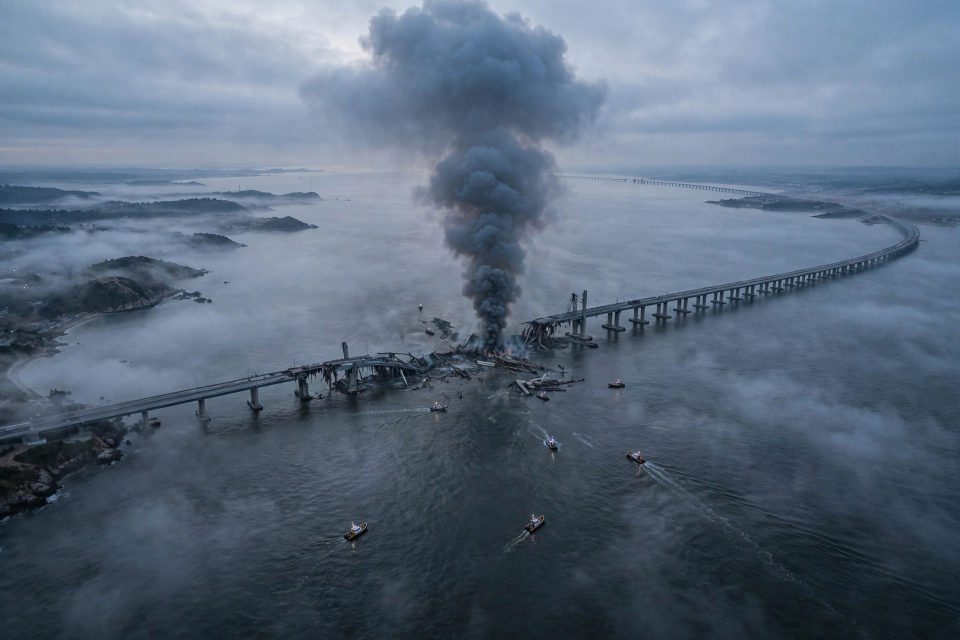
#> input picture assets/media-generation-panel-bridge-0-e42c48fb-8c66-4f75-9373-5798679125b5.png, 1920 x 1280 px (shown at 1/2 size)
$ python compose.py
#> lines starting #> are read from the running program, lines starting #| are printed output that depends on the picture
#!/usr/bin/env python3
"""Compose the entry image for news-image-20261117.

Builds a 1024x1024 newspaper front page ("THE WORLD IN ONE DAY",
Tuesday 17 November 2026) from four photo panels in assets/ plus text
drawn with PIL/DejaVu. Run: python3 compose.py -> writes entry.png.
"""
import os
from PIL import Image, ImageDraw, ImageFont

HERE = os.path.dirname(os.path.abspath(__file__))
ASSETS = os.path.join(HERE, "assets")
W, H = 1024, 1024
CREAM = (245, 238, 222)
INK = (18, 18, 18)
RULE = (40, 40, 40)
RED = (150, 20, 20)

FONT_DIR = "/usr/share/fonts/truetype/dejavu"


def font(name, size):
    return ImageFont.truetype(os.path.join(FONT_DIR, name), size)


SERIF_B = "DejaVuSerif-Bold.ttf"
SERIF = "DejaVuSerif.ttf"
SANS_B = "DejaVuSans-Bold.ttf"
SANS = "DejaVuSans.ttf"


def fit_crop(im, w, h):
    """Centre-crop image to exactly w x h."""
    iw, ih = im.size
    scale = max(w / iw, h / ih)
    nw, nh = int(iw * scale + 0.5), int(ih * scale + 0.5)
    im = im.resize((nw, nh), Image.LANCZOS)
    x = (nw - w) // 2
    y = (nh - h) // 2
    return im.crop((x, y, x + w, y + h))


def wrap(draw, text, fnt, max_w):
    words = text.split()
    lines, cur = [], ""
    for word in words:
        trial = (cur + " " + word).strip()
        if draw.textlength(trial, font=fnt) <= max_w:
            cur = trial
        else:
            if cur:
                lines.append(cur)
            cur = word
    if cur:
        lines.append(cur)
    return lines


def draw_lines(draw, lines, fnt, x, y, fill, leading=None):
    if leading is None:
        leading = int(fnt.size * 1.22)
    for line in lines:
        draw.text((x, y), line, font=fnt, fill=fill)
        y += leading
    return y


def main():
    img = Image.new("RGB", (W, H), CREAM)
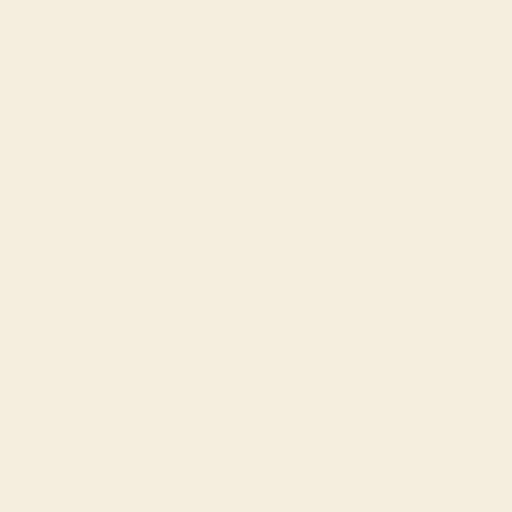
#> img: PIL image 1024x1024 RGB (shown at 1/2 size); mean R, G, B 245, 238, 222
    d = ImageDraw.Draw(img)
    margin = 28
    x0, x1 = margin, W - margin
    y = 0

    # ---- Masthead ----
    y = 12
    mast = font(SERIF_B, 54)
    title = "THE WORLD IN ONE DAY"
    tw = d.textlength(title, font=mast)
#> tw = 781.7
    d.text(((W - tw) / 2, y), title, font=mast, fill=INK)
    y += 62
    d.line([(x0, y), (x1, y)], fill=RULE, width=3)
    y += 6
    date_f = font(SERIF_B, 28)
    date = "TUESDAY 17 NOVEMBER 2026"
    dw = d.textlength(date, font=date_f)
#> dw = 489.4
    d.text(((W - dw) / 2, y), date, font=date_f, fill=RED)
    y += 36
    d.line([(x0, y), (x1, y)], fill=RULE, width=3)
    y += 8

    # ---- Lead photo: Kerch Bridge, full width ----
    lead_h = 185
    bridge = Image.open(os.path.join(ASSETS, "media-generation-panel-bridge-0-e42c48fb-8c66-4f75-9373-5798679125b5.png"))
#> bridge is the input picture: PIL image 1920x1280 RGB; mean R, G, B 88.7, 104.4, 122.8
    img.paste(fit_crop(bridge, W - 2 * margin, lead_h), (margin, y))
#> in fit_crop, `return im.crop((x, y, x + w, y + h))`:
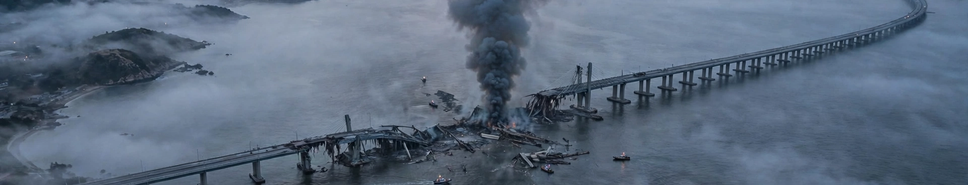
#> returned value: PIL image 968x185 RGB; mean R, G, B 91.4, 106.8, 126.1
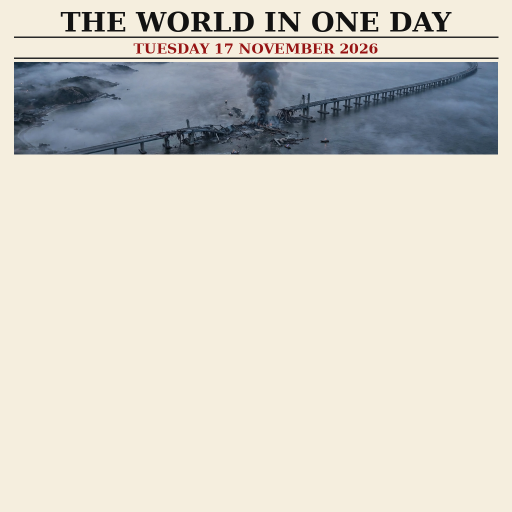
#> img: PIL image 1024x1024 RGB (shown at 1/2 size); mean R, G, B 214.7, 211.2, 201.6
    d.rectangle([margin, y, x1 - 1, y + lead_h - 1], outline=INK, width=2)
    y += lead_h + 8

    # ---- Lead headline + summary ----
    hl_f = font(SERIF_B, 40)
    hl = "UKRAINE HITS KERCH BRIDGE AGAIN"
    hw = d.textlength(hl, font=hl_f)
#> hw = 895.3
    d.text(((W - hw) / 2, y), hl, font=hl_f, fill=INK)
    y += 48
    cap_f = font(SERIF, 20)
    lead_cap = ("Ukraine struck the Kerch Bridge a second day running; Zelenskyy called it an "
                "\u201cunprecedented operation\u201d. Russia says it downed 1,300+ drones and hit Kyiv\u2019s river crossings.")
    y = draw_lines(d, wrap(d, lead_cap, cap_f, W - 2 * margin), cap_f, margin, y, INK, leading=25)
#> y = 415
    y += 4
#> y = 419
    d.line([(x0, y), (x1, y)], fill=RULE, width=2)
    y += 8
#> y = 427

    # ---- 2x2 grid ----
    gap = 16
    cell_w = (W - 2 * margin - gap) // 2
    photo_h = 100
    grid = [
        ("media-generation-panel-hormuz-0-677a93d6-f184-4031-bdad-3b3adc5299f4.png",
         "MINES STRIKE TANKERS IN HORMUZ",
         "Iran says several oil tankers struck mines near the Strait of Hormuz; drones fired at a US radar base in Bahrain were intercepted, Bahrain says, with no casualties."),
        ("media-generation-panel-shenzhen-0-e2c9fe50-fc20-4708-86d9-ae40e4ea5dca.png",
         "XI, TRUMP AND PUTIN TO MEET IN SHENZHEN",
         "China confirmed the first three-way Xi\u2013Trump\u2013Putin meeting, in Shenzhen on Thursday 19 November, on the sidelines of APEC."),
        ("media-generation-panel-chip-0-a622fcab-8836-49ed-b5c2-61a2a8611be4.png",
         "AI CHIP CURBS BITE",
         "Singapore seeks trusted access to advanced AI processors as the US tightens export licensing for advanced chips to South-East Asia."),
        (None,
         "EUROPE PLANS RWANDA \u2018RETURN HUB\u2019",
         "Five European states \u2014 Germany, Denmark, Austria, Greece and the Netherlands \u2014 announced a joint hub in Rwanda for rejected asylum seekers."),
    ]
    sub_hl_f = font(SERIF_B, 21)
    sub_cap_f = font(SERIF, 17)
    row_y = y
#> row_y = 427
    # Headlines wrap to at most 2 lines, captions to at most 3 lines.
    row_h = photo_h + 6 + 2 * 26 + 3 * 20 + 10
    for i, (fname, headline, caption) in enumerate(grid):
        col = i % 2
        row = i // 2
        cx = margin + col * (cell_w + gap)
        cy = row_y + row * row_h
#> cy = 427
        if fname:
            panel = Image.open(os.path.join(ASSETS, fname))
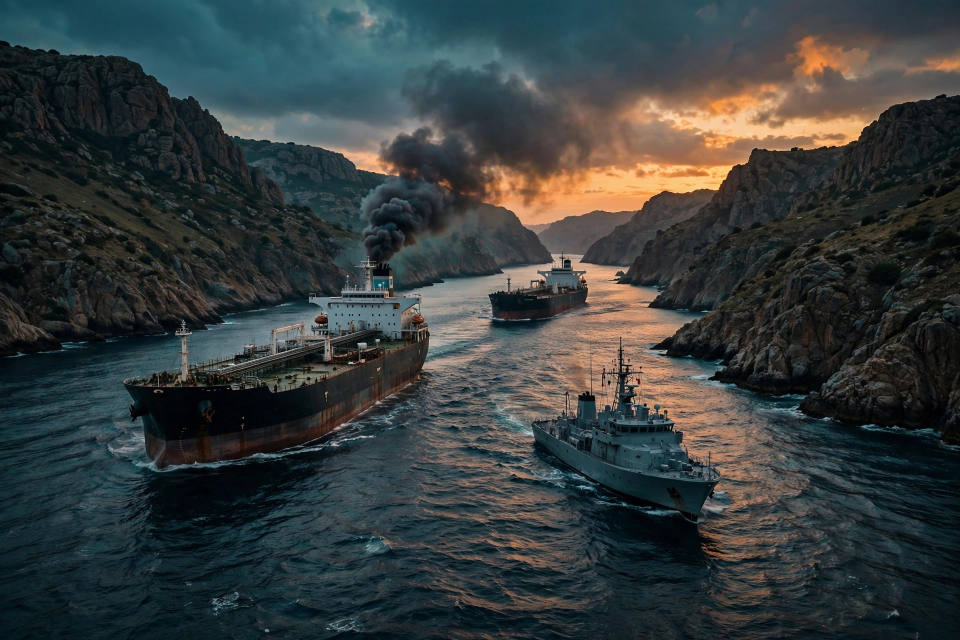
#> input picture assets/media-generation-panel-hormuz-0-677a93d6-f184-4031-bdad-3b3adc5299f4.png, 1920 x 1280 px (shown at 1/2 size)
#> panel is the input picture: PIL image 1920x1280 RGB; mean R, G, B 54.3, 60.7, 60.6
            img.paste(fit_crop(panel, cell_w, photo_h), (cx, cy))
#> call 2 of fit_crop, with w = 476, h = 100
#> in fit_crop (call 2), `return im.crop((x, y, x + w, y + h))`:
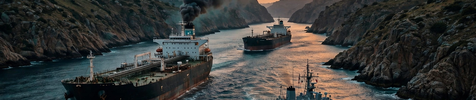
#> returned value: PIL image 476x100 RGB; mean R, G, B 56.6, 58, 56.1
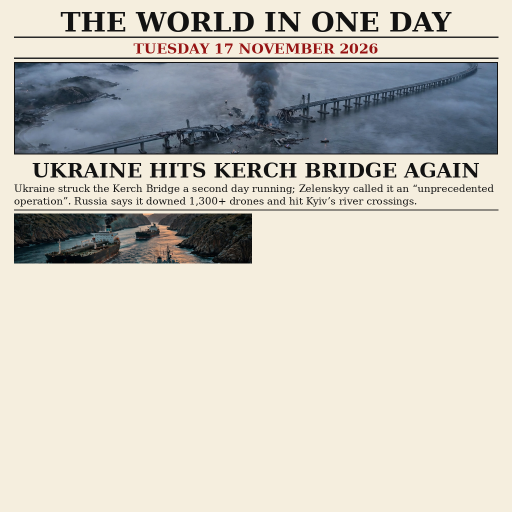
#> img: PIL image 1024x1024 RGB (shown at 1/2 size); mean R, G, B 202, 198.9, 190.1
            d.rectangle([cx, cy, cx + cell_w - 1, cy + photo_h - 1], outline=INK, width=2)
        else:
            # Fourth cell: no photo panel; a plain ruled box with a big "5" marker
            d.rectangle([cx, cy, cx + cell_w - 1, cy + photo_h - 1], outline=INK, width=2, fill=(232, 222, 198))
            big = font(SERIF_B, 60)
            mark = "5"
            mw = d.textlength(mark, font=big)
            d.text((cx + (cell_w - mw) / 2, cy + 14), mark, font=big, fill=RED)
            lab = font(SANS_B, 16)
            lab_t = "EUROPEAN STATES"
            lw = d.textlength(lab_t, font=lab)
            d.text((cx + (cell_w - lw) / 2, cy + photo_h - 28), lab_t, font=lab, fill=INK)
        ty = cy + photo_h + 6
#> ty = 533
        ty = draw_lines(d, wrap(d, headline, sub_hl_f, cell_w), sub_hl_f, cx, ty, INK, leading=26)
#> the loop in draw_lines (call 2), `for line in lines:` made 1 pass
#> y on pass 1: 559
#> ty = 559
        ty += 2
#> ty = 561
        draw_lines(d, wrap(d, caption, sub_cap_f, cell_w), sub_cap_f, cx, ty, INK, leading=20)
#> pass 2 of the loop in main, `for i, (fname, headline, caption) in enumerate(grid):`:
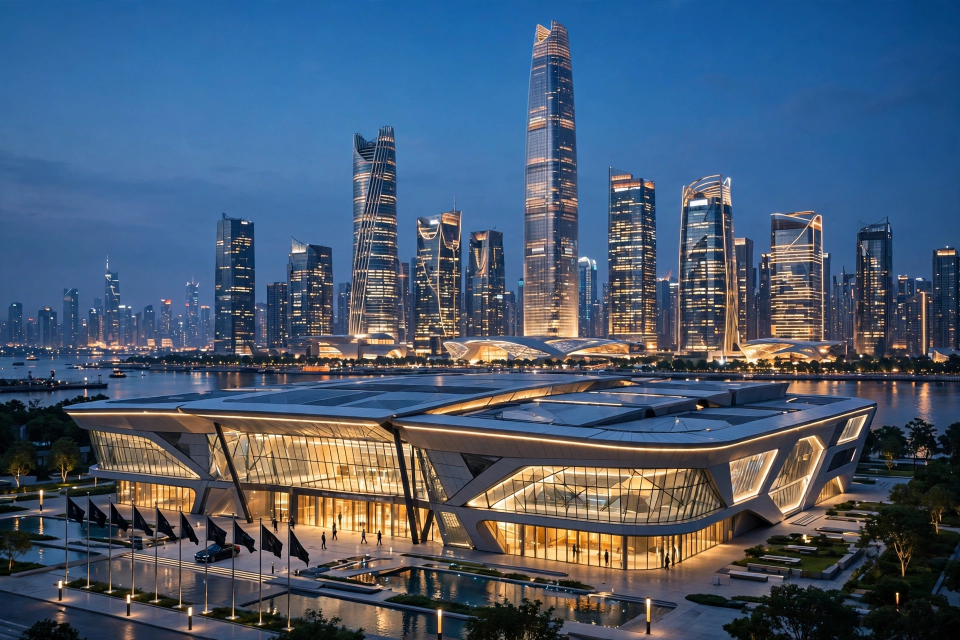
#> input picture assets/media-generation-panel-shenzhen-0-e2c9fe50-fc20-4708-86d9-ae40e4ea5dca.png, 1920 x 1280 px (shown at 1/2 size)
#> in main, panel is the input picture: PIL image 1920x1280 RGB; mean R, G, B 72.3, 90.5, 112.9
#> in fit_crop (call 3), `return im.crop((x, y, x + w, y + h))`:
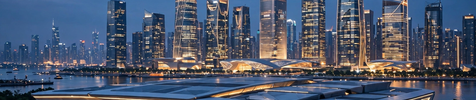
#> returned value: PIL image 476x100 RGB; mean R, G, B 78.1, 88.1, 108.2
#> in main, `img.paste(fit_crop(panel, cell_w, photo_h), (cx, cy))`:
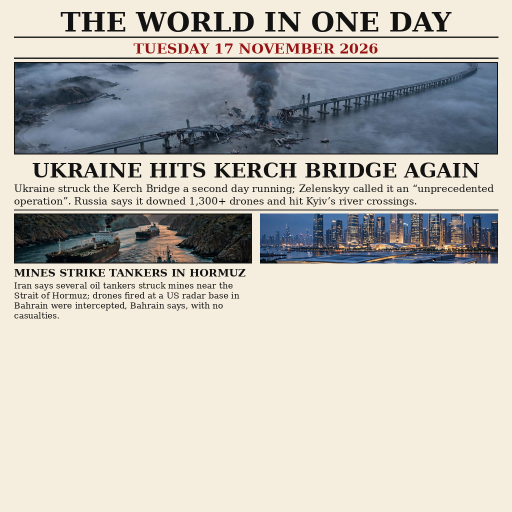
#> img: PIL image 1024x1024 RGB (shown at 1/2 size); mean R, G, B 192.8, 190.5, 183.5
#> in main, `ty = cy + photo_h + 6`: ty = 533
#> in main, `ty = draw_lines(d, wrap(d, headline, sub_hl_f, cell_w), sub_hl_f, cx, ..`: ty = 585
#> in main, `ty += 2`: ty = 587
#> pass 3 of the loop in main, `for i, (fname, headline, caption) in enumerate(grid):`:
#> cy = 655
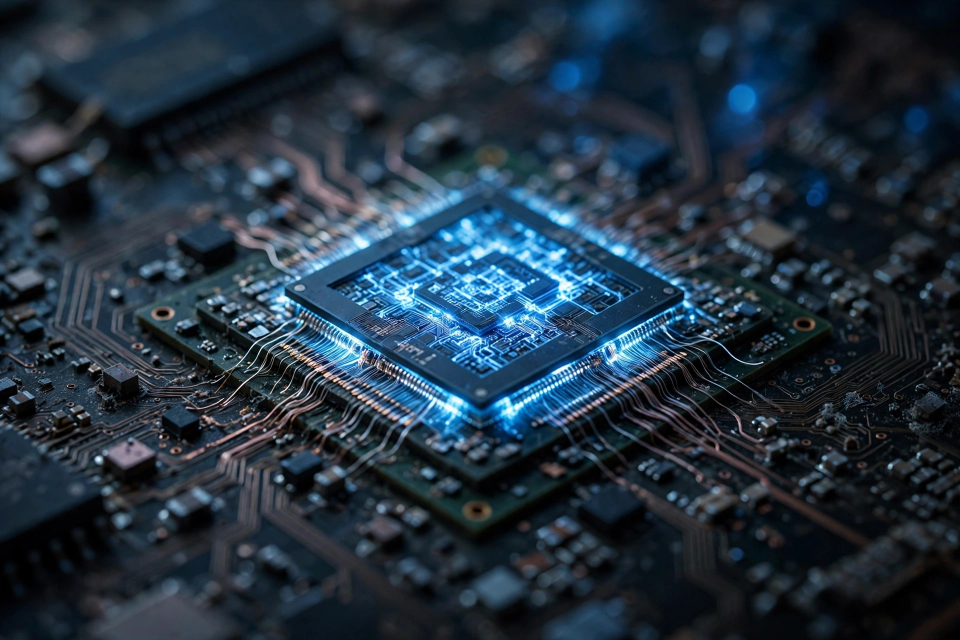
#> input picture assets/media-generation-panel-chip-0-a622fcab-8836-49ed-b5c2-61a2a8611be4.png, 1920 x 1280 px (shown at 1/2 size)
#> in main, panel is the input picture: PIL image 1920x1280 RGB; mean R, G, B 34.8, 51, 64.5
#> in fit_crop (call 4), `return im.crop((x, y, x + w, y + h))`:
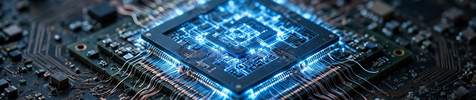
#> returned value: PIL image 476x100 RGB; mean R, G, B 46, 72.2, 92.1
#> in main, `img.paste(fit_crop(panel, cell_w, photo_h), (cx, cy))`:
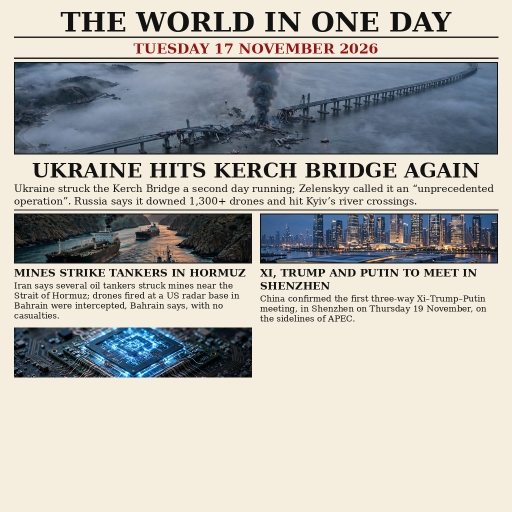
#> img: PIL image 1024x1024 RGB (shown at 1/2 size); mean R, G, B 182.2, 181.4, 176
#> in main, `ty = cy + photo_h + 6`: ty = 761
#> in main, `ty = draw_lines(d, wrap(d, headline, sub_hl_f, cell_w), sub_hl_f, cx, ..`: ty = 787
#> in main, `ty += 2`: ty = 789
#> the loop made 4 passes; the first 3 are shown
    y = row_y + 2 * row_h - 12
#> y = 871
    d.line([(x0, y), (x1, y)], fill=RULE, width=2)
    y += 8
#> y = 879

    # ---- Footer: ALSO TODAY ----
    foot_h = H - y - 12
#> foot_h = 133
    d.rectangle([margin, y, x1 - 1, y + foot_h - 1], fill=INK)
    fx = margin + 14
    fy = y + 8
#> fy = 887
    tag_f = font(SANS_B, 18)
    d.text((fx, fy), "ALSO TODAY:", font=tag_f, fill=(245, 238, 222))
    fy += 24
#> fy = 911
    foot_f = font(SANS, 16)
    items = [
        "Japan scrambled fighter jets after suspected Russian aircraft violated its airspace.",
        "128 states met at the UN in Geneva on a treaty to ban lethal autonomous weapons.",
        "A JPMorgan Chase tech glitch disrupted online banking and Zelle.",
        "Xi and Canada\u2019s PM Mark Carney agreed tariff cuts.",
    ]
    for item in items:
        lines = wrap(d, "\u2022  " + item, foot_f, W - 2 * margin - 28)
        fy = draw_lines(d, lines, foot_f, fx, fy, (235, 228, 210), leading=19)
    out = os.path.join(HERE, "entry.png")
    img.save(out, "PNG", optimize=True)
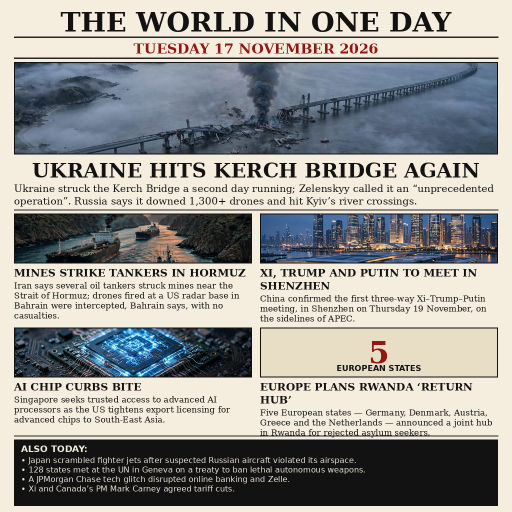
#> saved as entry.png: PIL image 1024x1024 RGB (shown at 1/2 size); mean R, G, B 151.5, 151.5, 147.8
    print("wrote", out, img.size, os.path.getsize(out), "bytes")
#| wrote entry.png (1024, 1024) 639196 bytes


if __name__ == "__main__":
    main()
